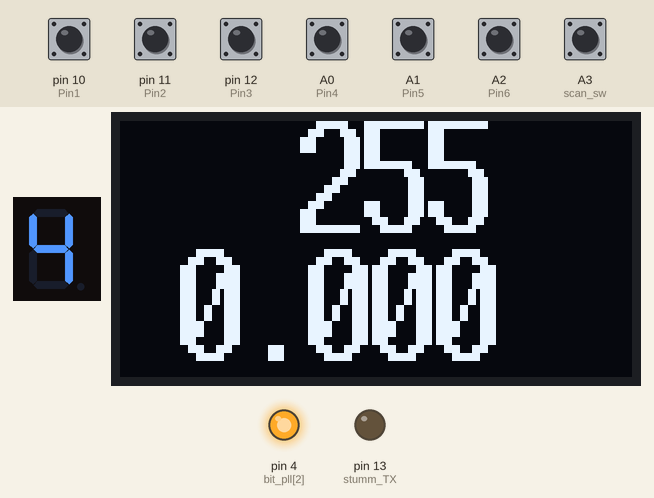
Simulated run of this program. Board: Arduino Nano, built with avr-gcc and run on an emulated ATmega328P. Shown: 1-digit seven-segment display, 128×64 one-colour display, output pins drawn as LEDs (lit = HIGH). Wiring (inferred from the names in the program): 1-digit 7-segment display, segments lit when LOW: segments pin 6, pin 2, pin 5, pin 8, pin 9, pin 3, pin 7. Inputs (shaded band) come from the test bench; at power-on: A0 (Pin4), A1 (Pin5), A2 (Pin6), A3 (scan_sw), pin 10 (Pin1), pin 11 (Pin2), pin 12 (Pin3) HIGH. EEPROM starts erased; the segment pins are drawn as the display they are named for; pins used as bus, display or sensor lines are not drawn; what the program prints to the serial monitor is not drawn.

Above: at 1.2 s.
1.3 s: A2 (Pin6) pulled LOW for 0.15 s
At 2.7 s:
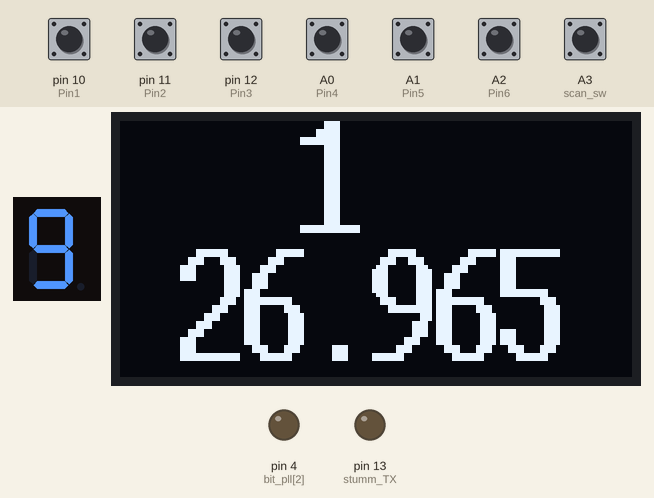
3.0 s: A2 (Pin6) pulled LOW for 1 s
At 3.8 s:
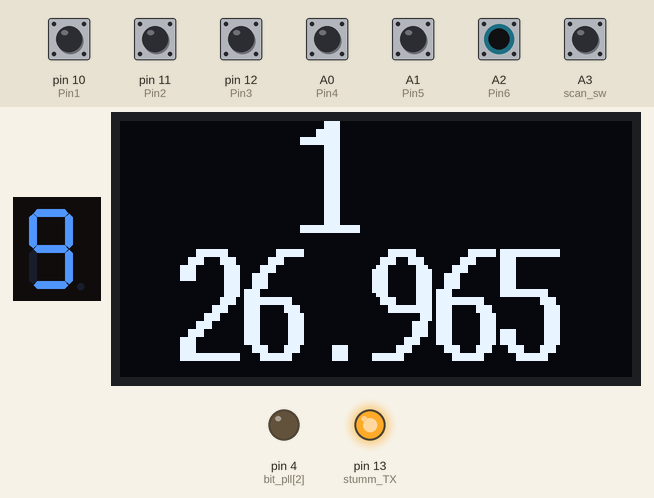
5.5 s: A2 (Pin6) pulled LOW for 0.15 s
At 6.0 s:
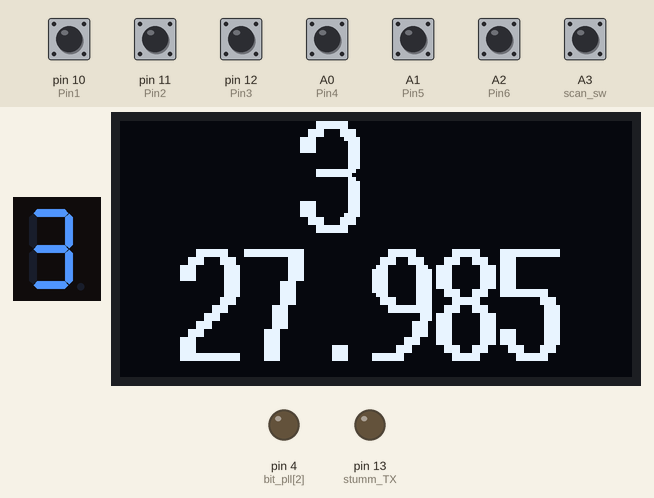
7.2 s: A2 (Pin6) pulled LOW for 0.15 s
At 8.5 s:
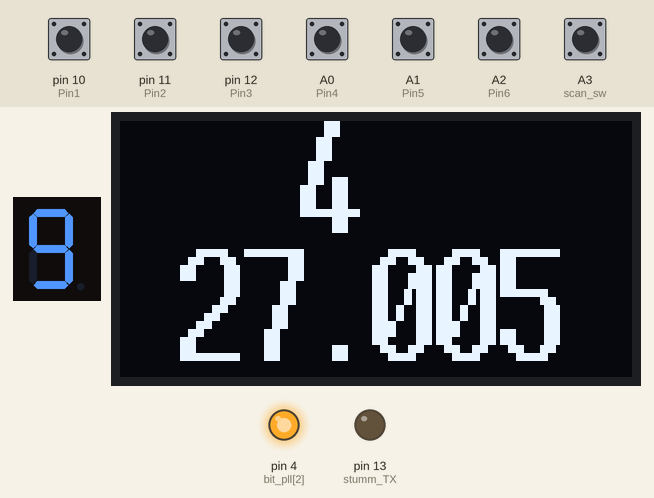
8.9 s: A2 (Pin6) pulled LOW for 1 s
At 9.7 s:
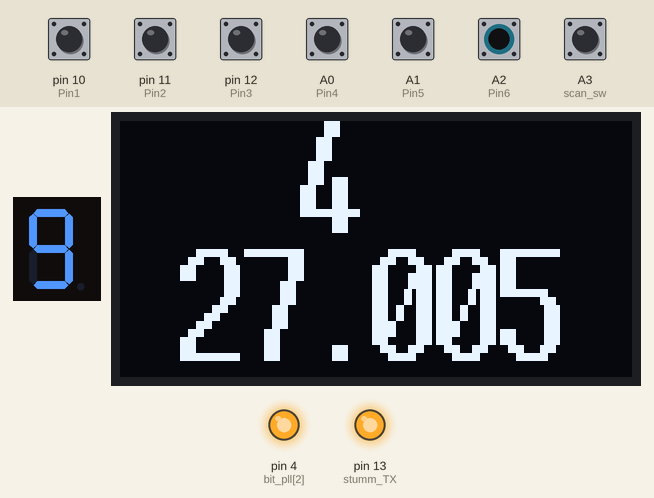
11.4 s: A2 (Pin6) pulled LOW for 0.15 s
At 12.9 s:
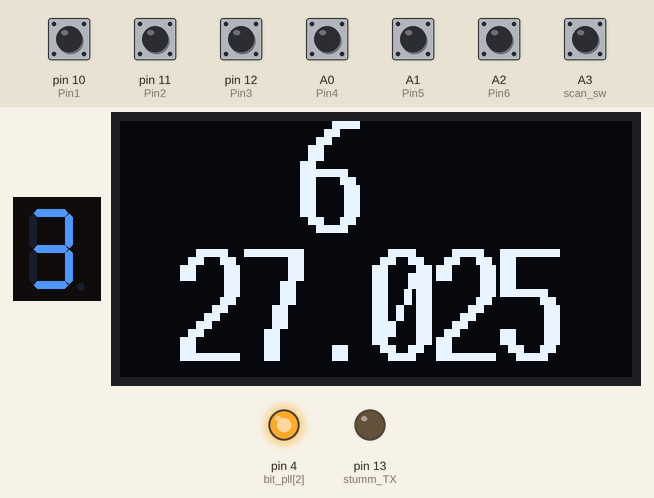
Timing chart, 0 to 14.1 s (numbered marks = the images above; inputs shaded):
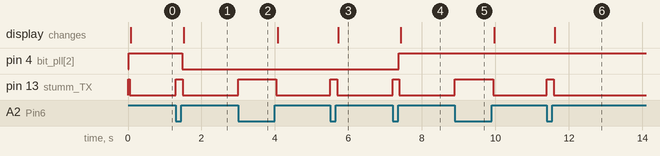

The program:

main.cpp
```cpp
#include <Arduino.h>
/*
   Version 5!
   Hier habe ich eine Schalterauswertung für das Funkgerät von Grundig CBH 1000 gebaut.
   Kanäle sind auf 80 begrenzt.
   Kanal und Frequenz werden auf dem OLED ausgegeben.
   Scan Funktion eingebaut

   Anschlussplan:
   Wahlschalter:
   Braun  ->  10
   rot    ->  11
   Orange ->  12
   Gelb   ->  A0
   Grün   ->  A1
   Blau   ->  A2
   Lila   ->  GND

   Sender Stumschaltung ->  13
   Sensor Scan          ->  A6

   PLL:
   Pins 2,3,4,5,6,7,8,9

   The pins für I2C sind in der Wire-library definiert.
   On an arduino Nano:       A4(SDA), A5(SCL)
*/

#include <EEPROM.h>
#include <Wire.h>
#include "SSD1306Ascii.h" // SSD1306ASCII von Bill Greiman
#include "SSD1306AsciiWire.h"
#define I2C_ADDRESS 0x3C

SSD1306AsciiWire oled;

int kanal = 1;
int sw_pos = 1;
int sw_pos_temp = 1;
float freq_ist = 26.965;

// Ausgang zur PLL
int bit_pll[8] = {2, 3, 4, 5, 6, 7, 8, 9};

// Bits für die Byte Auswertung
boolean bit0 = 0;
boolean bit1 = 0;
boolean bit2 = 0;
boolean bit3 = 0;
boolean bit4 = 0;
boolean bit5 = 0;
boolean bit6 = 0;
boolean bit7 = 0;

// Pins vom Schaltermodul
const int Pin1 = 10; // Braun
const int Pin2 = 11; // Rot
const int Pin3 = 12; // Orange
const int Pin4 = A0; // Gelb
const int Pin5 = A1; // Grün
const int Pin6 = A2; // Blau // Stummschaltung für den Sender vom Schalter
// Pin 7 = Masse // Lila
const int stumm_TX = 13; // Ausgang Stummschaltung für den Sender

// Für den Scannerteil
const int scan_sw = A3;   // Schalter für den Scanmodus
const int scan_sens = A6; // Sensoranschluss für den Scanmodus
int schwellwert = 500;    // Schwellwert an dem der Suchlauf umschaltet
int time_high = 5000;     // Zeit beim Suchlauf beim Empfang einen Senders
int time_low = 50;        // Zeit beim Suchlauf ohne Empfang

// Zustand der Eingangspins
boolean Input1 = 0;
boolean Input2 = 0;
boolean Input3 = 0;
boolean Input4 = 0;
boolean Input5 = 0;
boolean Input6 = 0; // Impulsgeber
boolean pos_true = true;

// Hier Werden die Frequenzen dem Kanal zugeordnet
float freq_Set[81] = {
    00.000,
    /*Kanal 1*/ 26.965,
    /*Kanal 2*/ 27.975,
    /*Kanal 3*/ 27.985,
    /*Kanal 4*/ 27.005,
    /*Kanal 5*/ 27.015,
    /*Kanal 6*/ 27.025,
    /*Kanal 7*/ 27.035,
    /*Kanal 8*/ 27.055,
    /*Kanal 9*/ 27.065,
    /*Kanal 10*/ 27.075,
    /*Kanal 11*/ 27.085,
    /*Kanal 12*/ 27.105,
    /*Kanal 13*/ 27.115,
    /*Kanal 14*/ 27.125,
    /*Kanal 15*/ 27.135,
    /*Kanal 16*/ 27.155,
    /*Kanal 17*/ 27.165,
    /*Kanal 18*/ 27.175,
    /*Kanal 19*/ 27.185,
    /*Kanal 20*/ 27.205,
    /*Kanal 21*/ 27.215,
    /*Kanal 22*/ 27.225,
    /*Kanal 23*/ 27.255,
    /*Kanal 24*/ 27.235,
    /*Kanal 25*/ 27.245,
    /*Kanal 26*/ 27.265,
    /*Kanal 27*/ 27.275,
    /*Kanal 28*/ 27.285,
    /*Kanal 29*/ 27.295,
    /*Kanal 30*/ 27.305,
    /*Kanal 31*/ 27.315,
    /*Kanal 32*/ 27.325,
    /*Kanal 33*/ 27.335,
    /*Kanal 34*/ 27.345,
    /*Kanal 35*/ 27.355,
    /*Kanal 36*/ 27.365,
    /*Kanal 37*/ 27.375,
    /*Kanal 38*/ 27.385,
    /*Kanal 39*/ 27.395,
    /*Kanal 40*/ 27.405,
    /*Kanal 41*/ 26.565,
    /*Kanal 42*/ 26.575,
    /*Kanal 43*/ 26.585,
    /*Kanal 44*/ 26.595,
    /*Kanal 45*/ 26.605,
    /*Kanal 46*/ 26.615,
    /*Kanal 47*/ 26.625,
    /*Kanal 48*/ 26.635,
    /*Kanal 49*/ 26.645,
    /*Kanal 50*/ 26.655,
    /*Kanal 51*/ 26.665,
    /*Kanal 52*/ 26.675,
    /*Kanal 53*/ 26.685,
    /*Kanal 54*/ 26.695,
    /*Kanal 55*/ 26.705,
    /*Kanal 56*/ 26.715,
    /*Kanal 57*/ 26.725,
    /*Kanal 58*/ 26.735,
    /*Kanal 59*/ 26.745,
    /*Kanal 60*/ 26.755,
    /*Kanal 61*/ 26.765,
    /*Kanal 62*/ 26.775,
    /*Kanal 63*/ 26.785,
    /*Kanal 64*/ 26.795,
    /*Kanal 65*/ 26.805,
    /*Kanal 66*/ 26.815,
    /*Kanal 67*/ 26.825,
    /*Kanal 68*/ 26.835,
    /*Kanal 69*/ 26.845,
    /*Kanal 70*/ 26.855,
    /*Kanal 71*/ 26.865,
    /*Kanal 72*/ 26.875,
    /*Kanal 73*/ 26.885,
    /*Kanal 74*/ 26.895,
    /*Kanal 75*/ 26.905,
    /*Kanal 76*/ 26.915,
    /*Kanal 77*/ 26.925,
    /*Kanal 78*/ 26.935,
    /*Kanal 79*/ 26.945,
    /*Kanal 80*/ 26.955,
};

// Hier wird der Binärcode für die PLL dem Kanal zugeordnet
byte pll_set[81] = {
    B00000000,
    /*Kanal 1*/ B10000000,
    /*Kanal 2*/ B10000001,
    /*Kanal 3*/ B10000010,
    /*Kanal 4*/ B10000100,
    /*Kanal 5*/ B10000101,
    /*Kanal 6*/ B10000110,
    /*Kanal 7*/ B10000111,
    /*Kanal 8*/ B10001001,
    /*Kanal 9*/ B10001010,
    /*Kanal 10*/ B10001011,
    /*Kanal 11*/ B10001100,
    /*Kanal 12*/ B10001110,
    /*Kanal 13*/ B10001111,
    /*Kanal 14*/ B10010000,
    /*Kanal 15*/ B10010001,
    /*Kanal 16*/ B10010011,
    /*Kanal 17*/ B10010100,
    /*Kanal 18*/ B10010101,
    /*Kanal 19*/ B10010110,
    /*Kanal 20*/ B10011000,
    /*Kanal 21*/ B10011001,
    /*Kanal 22*/ B10011010,
    /*Kanal 23*/ B10011101,
    /*Kanal 24*/ B10011011,
    /*Kanal 25*/ B10011100,
    /*Kanal 26*/ B10011110,
    /*Kanal 27*/ B10011111,
    /*Kanal 28*/ B10100000,
    /*Kanal 29*/ B10100001,
    /*Kanal 30*/ B10100010,
    /*Kanal 31*/ B10100011,
    /*Kanal 32*/ B10100100,
    /*Kanal 33*/ B10100101,
    /*Kanal 34*/ B10100110,
    /*Kanal 35*/ B10100111,
    /*Kanal 36*/ B10101000,
    /*Kanal 37*/ B10101001,
    /*Kanal 38*/ B10101010,
    /*Kanal 39*/ B10101011,
    /*Kanal 40*/ B10101100,
    /*Kanal 41*/ B01011000,
    /*Kanal 42*/ B01011001,
    /*Kanal 43*/ B01011010,
    /*Kanal 44*/ B01011011,
    /*Kanal 45*/ B01011100,
    /*Kanal 46*/ B01011101,
    /*Kanal 47*/ B01011110,
    /*Kanal 48*/ B01011111,
    /*Kanal 49*/ B01100000,
    /*Kanal 50*/ B01100001,
    /*Kanal 51*/ B01100010,
    /*Kanal 52*/ B01100011,
    /*Kanal 53*/ B01100100,
    /*Kanal 54*/ B01100101,
    /*Kanal 55*/ B01100110,
    /*Kanal 56*/ B01100111,
    /*Kanal 57*/ B01101000,
    /*Kanal 58*/ B01101001,
    /*Kanal 59*/ B01101010,
    /*Kanal 60*/ B01101011,
    /*Kanal 61*/ B01101100,
    /*Kanal 62*/ B01101101,
    /*Kanal 63*/ B01101110,
    /*Kanal 64*/ B01101111,
    /*Kanal 65*/ B01110000,
    /*Kanal 66*/ B01110001,
    /*Kanal 67*/ B01110010,
    /*Kanal 68*/ B01110011,
    /*Kanal 69*/ B01110100,
    /*Kanal 70*/ B01110101,
    /*Kanal 71*/ B01110110,
    /*Kanal 72*/ B01110111,
    /*Kanal 73*/ B01111000,
    /*Kanal 74*/ B01111001,
    /*Kanal 75*/ B01111010,
    /*Kanal 76*/ B01111011,
    /*Kanal 77*/ B01111100,
    /*Kanal 78*/ B01111101,
    /*Kanal 79*/ B01111110,
    /*Kanal 80*/ B01111111,

};

// Ermittlung der Schalterposition des Wahlschalters
void check_pos()
{
  Input1 = digitalRead(Pin1);
  Input2 = digitalRead(Pin2);
  Input3 = digitalRead(Pin3);
  Input4 = digitalRead(Pin4);
  Input5 = digitalRead(Pin5);

  // Position 1
  if (Input1 == 0 && Input2 == 0 && Input3 == 0 && Input4 == 0 && Input5 == 1)
  {
    sw_pos = 1;
  }
  // Position 2
  if (Input1 == 1 && Input2 == 1 && Input3 == 1 && Input4 == 1 && Input5 == 0)
  {
    sw_pos = 2;
  }
  // Position 3
  if (Input1 == 0 && Input2 == 1 && Input3 == 1 && Input4 == 1 && Input5 == 0)
  {
    sw_pos = 3;
  }
  // Position 4
  if (Input1 == 1 && Input2 == 1 && Input3 == 0 && Input4 == 1 && Input5 == 1)
  {
    sw_pos = 4;
  }
  // Position 5
  if (Input1 == 0 && Input2 == 1 && Input3 == 0 && Input4 == 1 && Input5 == 1)
  {
    sw_pos = 5;
  }
  // Position 6
  if (Input1 == 1 && Input2 == 0 && Input3 == 0 && Input4 == 1 && Input5 == 1)
  {
    sw_pos = 6;
  }
  // Position 7
  if (Input1 == 0 && Input2 == 0 && Input3 == 0 && Input4 == 1 && Input5 == 1)
  {
    sw_pos = 7;
  }
  // Position 8
  if (Input1 == 0 && Input2 == 1 && Input3 == 1 && Input4 == 0 && Input5 == 1)
  {
    sw_pos = 8;
  }
  // Position 9
  if (Input1 == 1 && Input2 == 0 && Input3 == 1 && Input4 == 0 && Input5 == 1)
  {
    sw_pos = 9;
  }
  // Position 10
  if (Input1 == 0 && Input2 == 0 && Input3 == 1 && Input4 == 0 && Input5 == 1)
  {
    sw_pos = 10;
  }
  // Position 11
  if (Input1 == 1 && Input2 == 1 && Input3 == 0 && Input4 == 0 && Input5 == 1)
  {
    sw_pos = 11;
  }
  // Position 12
  if (Input1 == 1 && Input2 == 0 && Input3 == 0 && Input4 == 0 && Input5 == 1)
  {
    sw_pos = 12;
  }
}

// Ermittling des gewählten Kanal
void check_kanal()
{

  if (sw_pos == 1)
  {
    if (sw_pos_temp == 2)
    {
      sw_pos_temp = sw_pos;
      kanal--;
    }
    else
    {
      sw_pos_temp = sw_pos;
      kanal++;
    }
  }
  if (sw_pos == 12)
  {
    if (sw_pos_temp == 1)
    {
      sw_pos_temp = sw_pos;
      kanal--;
    }
    else
    {
      sw_pos_temp = sw_pos;
      kanal++;
    }
  }

  if (sw_pos < sw_pos_temp)
  {

    sw_pos_temp = sw_pos;
    kanal--;
  }
  if (sw_pos > sw_pos_temp)
  {

    sw_pos_temp = sw_pos;
    kanal++;
  }
  if (kanal > 80)
  {
    kanal = 1;
  }
  if (kanal < 1)
  {
    kanal = 80;
  }
  EEPROM.write(0, kanal);
}

// Setzen der Ausgangspins für die PLL
void set_bits_pll()
{
  digitalWrite(stumm_TX, HIGH);
  delay(20);
  byte pllbin_ist = pll_set[kanal];

  bit0 = bitRead(pllbin_ist, 0);
  bit1 = bitRead(pllbin_ist, 1);
  bit2 = bitRead(pllbin_ist, 2);
  bit3 = bitRead(pllbin_ist, 3);
  bit4 = bitRead(pllbin_ist, 4);
  bit5 = bitRead(pllbin_ist, 5);
  bit6 = bitRead(pllbin_ist, 6);
  bit7 = bitRead(pllbin_ist, 7);

  digitalWrite(bit_pll[0], bit0);
  digitalWrite(bit_pll[1], bit1);
  digitalWrite(bit_pll[2], bit2);
  digitalWrite(bit_pll[3], bit3);
  digitalWrite(bit_pll[4], bit4);
  digitalWrite(bit_pll[5], bit5);
  digitalWrite(bit_pll[6], bit6);
  digitalWrite(bit_pll[7], bit7);
  delay(20);
  digitalWrite(stumm_TX, LOW);
}

// Seriale Ausgabe des Aktuellen Status.
void print_status()
{

  freq_ist = freq_Set[kanal];

  Serial.print("Kanal: ");
  Serial.print(kanal);
  Serial.print("\t");

  Serial.print("Frequenz= : ");
  Serial.print(freq_ist, 3);
  Serial.print("\t");

  Serial.print(" bits: ");
  Serial.print(bit7);
  Serial.print(bit6);
  Serial.print(bit5);
  Serial.print(bit4);
  Serial.print(bit3);
  Serial.print(bit2);
  Serial.print(bit1);
  Serial.println(bit0);
}

// Ausgabe an das OLED Display
void oled_ausgabe(void)
{
  oled.setFont(fixednums15x31);
  oled.clear();            // Löschen der aktuellen Displayanzeige
  oled.setCursor(45, 0);   // Setzt den Cursor
  oled.println(kanal);     // Text in der ersten Zeile. "Println" sorgt dabei für einen Zeilensprung.
  oled.setCursor(15, 4);   // Setzt den Cursor
  oled.print(freq_ist, 3); // Text in der zweiten Zeile. Da es keine dritte Zeile gibt, wird hier kein Zeilenumsprung benötigt.
}

void setup()
{
  Serial.begin(115200);
  Wire.setClock(400000L);
  oled.begin(&Adafruit128x64, I2C_ADDRESS);

  pinMode(Pin1, INPUT_PULLUP);
  pinMode(Pin2, INPUT_PULLUP);
  pinMode(Pin3, INPUT_PULLUP);
  pinMode(Pin4, INPUT_PULLUP);
  pinMode(Pin5, INPUT_PULLUP);
  pinMode(Pin6, INPUT_PULLUP);
  pinMode(scan_sw, INPUT_PULLUP);
  pinMode(scan_sens, INPUT);
  pinMode(stumm_TX, OUTPUT); // Dient zur Stummschaltung des Senders während der Kanalumschaltung

  for (int i = 0; i < 8; i++)
  {
    pinMode(bit_pll[i], OUTPUT);
  }

  kanal = EEPROM.read(0);
  set_bits_pll();
  print_status();
  oled_ausgabe();
}

void loop()
{

  Input6 = digitalRead(Pin6); //

  while (Input6 == false)
  {
    digitalWrite(stumm_TX, HIGH);
    Input6 = digitalRead(Pin6);
    pos_true = false;
  }

  if (pos_true == false)
  {
    check_pos();
    check_kanal();
    digitalWrite(stumm_TX, LOW);
    set_bits_pll();
    print_status();
    oled_ausgabe();
    pos_true = true;
  }

  if (digitalRead(scan_sw) == 0)
  {
    // digitalWrite(stumm_TX, HIGH);
    if (analogRead(scan_sens) >= schwellwert)
    {
      delay(time_high);
    }
    else
    {
      delay(time_low);
    }
    kanal++;
    if (kanal > 80)
    {
      kanal = 1;
    }
    set_bits_pll();
    print_status();
    oled_ausgabe();
  }
  else
  {
    digitalWrite(stumm_TX, LOW);
  }
}
```

Measured:
- after the input at 1.3 s, pin 4 (bit_pll[2]): HIGH → LOW after 0.17 s; pin 13 (stumm_TX): LOW → HIGH at once, → LOW 0.19 s later; the display: changes after 0.22 s (image 1)
- after the input at 3.0 s, pin 13 (stumm_TX): LOW → HIGH at once, → LOW 1.0 s later
- after the input at 5.5 s, pin 13 (stumm_TX): LOW → HIGH at once, → LOW 0.19 s later; the display: changes after 0.22 s (image 3)
- after the input at 7.2 s, pin 4 (bit_pll[2]): LOW → HIGH after 0.17 s; pin 13 (stumm_TX): LOW → HIGH at once, → LOW 0.19 s later; the display: changes after 0.22 s (image 4)
- after the input at 8.9 s, pin 13 (stumm_TX): LOW → HIGH at once, → LOW 1.0 s later
- after the input at 11.4 s, pin 13 (stumm_TX): LOW → HIGH at once, → LOW 0.19 s later; the display: changes after 0.22 s (image 6)
